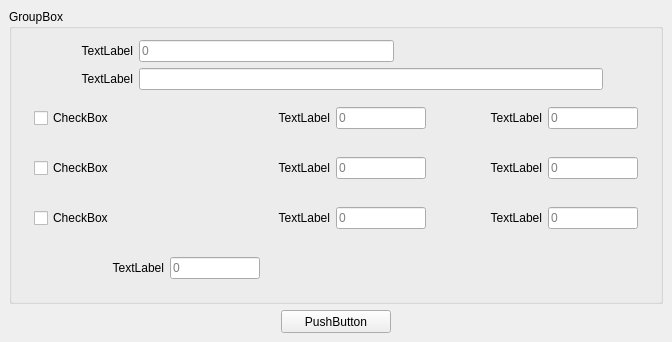
<?xml version="1.0" encoding="UTF-8"?>
<ui version="4.0">
 <class>ACAutomaticSetting</class>
 <widget class="QWidget" name="ACAutomaticSetting">
  <property name="geometry">
   <rect>
    <x>0</x>
    <y>0</y>
    <width>660</width>
    <height>306</height>
   </rect>
  </property>
  <property name="windowTitle">
   <string>ACAutomaticSetting</string>
  </property>
  <layout class="QHBoxLayout" name="horizontalLayout">
   <property name="spacing">
    <number>0</number>
   </property>
   <property name="leftMargin">
    <number>0</number>
   </property>
   <property name="topMargin">
    <number>0</number>
   </property>
   <property name="rightMargin">
    <number>0</number>
   </property>
   <property name="bottomMargin">
    <number>0</number>
   </property>
   <item>
    <widget class="QWidget" name="backgroundWidget" native="true">
     <layout class="QVBoxLayout" name="verticalLayout_2">
      <property name="leftMargin">
       <number>9</number>
      </property>
      <property name="topMargin">
       <number>9</number>
      </property>
      <property name="rightMargin">
       <number>9</number>
      </property>
      <property name="bottomMargin">
       <number>9</number>
      </property>
      <item>
       <widget class="QGroupBox" name="cmd3GroupSetting">
        <property name="title">
         <string>GroupBox</string>
        </property>
        <layout class="QVBoxLayout" name="verticalLayout">
         <item>
          <widget class="QWidget" name="widget" native="true">
           <layout class="QHBoxLayout" name="horizontalLayout_4">
            <property name="leftMargin">
             <number>0</number>
            </property>
            <property name="topMargin">
             <number>0</number>
            </property>
            <property name="rightMargin">
             <number>0</number>
            </property>
            <property name="bottomMargin">
             <number>0</number>
            </property>
            <item>
             <widget class="QLabel" name="passlotText">
              <property name="minimumSize">
               <size>
                <width>110</width>
                <height>0</height>
               </size>
              </property>
              <property name="text">
               <string>TextLabel</string>
              </property>
              <property name="alignment">
               <set>Qt::AlignRight|Qt::AlignTrailing|Qt::AlignVCenter</set>
              </property>
             </widget>
            </item>
            <item>
             <widget class="QLineEdit" name="passlotEdit">
              <property name="placeholderText">
               <string>0</string>
              </property>
             </widget>
            </item>
            <item>
             <spacer name="horizontalSpacer_4">
              <property name="orientation">
               <enum>Qt::Horizontal</enum>
              </property>
              <property name="sizeHint" stdset="0">
               <size>
                <width>40</width>
                <height>20</height>
               </size>
              </property>
             </spacer>
            </item>
           </layout>
          </widget>
         </item>
         <item>
          <widget class="QWidget" name="widget_4" native="true">
           <layout class="QHBoxLayout" name="horizontalLayout_2">
            <property name="leftMargin">
             <number>0</number>
            </property>
            <property name="topMargin">
             <number>0</number>
            </property>
            <property name="rightMargin">
             <number>0</number>
            </property>
            <property name="bottomMargin">
             <number>0</number>
            </property>
            <item>
             <widget class="QLabel" name="tskPathText">
              <property name="minimumSize">
               <size>
                <width>110</width>
                <height>0</height>
               </size>
              </property>
              <property name="text">
               <string>TextLabel</string>
              </property>
              <property name="alignment">
               <set>Qt::AlignRight|Qt::AlignTrailing|Qt::AlignVCenter</set>
              </property>
             </widget>
            </item>
            <item>
             <widget class="QLineEdit" name="tskPathEdit"/>
            </item>
            <item>
             <widget class="QPushButton" name="tskPathButton">
              <property name="text">
               <string/>
              </property>
              <property name="autoDefault">
               <bool>true</bool>
              </property>
              <property name="flat">
               <bool>true</bool>
              </property>
             </widget>
            </item>
           </layout>
          </widget>
         </item>
         <item>
          <widget class="QWidget" name="widget_2" native="true">
           <layout class="QHBoxLayout" name="horizontalLayout_5">
            <item>
             <widget class="QCheckBox" name="supplyStartPosCheck">
              <property name="minimumSize">
               <size>
                <width>180</width>
                <height>0</height>
               </size>
              </property>
              <property name="text">
               <string>CheckBox</string>
              </property>
             </widget>
            </item>
            <item>
             <widget class="QLabel" name="supplyXPosText">
              <property name="minimumSize">
               <size>
                <width>110</width>
                <height>0</height>
               </size>
              </property>
              <property name="text">
               <string>TextLabel</string>
              </property>
              <property name="alignment">
               <set>Qt::AlignRight|Qt::AlignTrailing|Qt::AlignVCenter</set>
              </property>
             </widget>
            </item>
            <item>
             <widget class="QLineEdit" name="supplyXPosEdit">
              <property name="minimumSize">
               <size>
                <width>90</width>
                <height>0</height>
               </size>
              </property>
              <property name="maximumSize">
               <size>
                <width>90</width>
                <height>16777215</height>
               </size>
              </property>
              <property name="placeholderText">
               <string>0</string>
              </property>
             </widget>
            </item>
            <item>
             <widget class="QLabel" name="supplyYPosText">
              <property name="minimumSize">
               <size>
                <width>110</width>
                <height>0</height>
               </size>
              </property>
              <property name="text">
               <string>TextLabel</string>
              </property>
              <property name="alignment">
               <set>Qt::AlignRight|Qt::AlignTrailing|Qt::AlignVCenter</set>
              </property>
             </widget>
            </item>
            <item>
             <widget class="QLineEdit" name="supplyYPosEdit">
              <property name="minimumSize">
               <size>
                <width>90</width>
                <height>0</height>
               </size>
              </property>
              <property name="maximumSize">
               <size>
                <width>90</width>
                <height>16777215</height>
               </size>
              </property>
              <property name="placeholderText">
               <string>0</string>
              </property>
             </widget>
            </item>
           </layout>
          </widget>
         </item>
         <item>
          <widget class="QWidget" name="widget_3" native="true">
           <layout class="QHBoxLayout" name="horizontalLayout_6">
            <item>
             <widget class="QCheckBox" name="okStartPosCheck">
              <property name="minimumSize">
               <size>
                <width>180</width>
                <height>0</height>
               </size>
              </property>
              <property name="text">
               <string>CheckBox</string>
              </property>
             </widget>
            </item>
            <item>
             <widget class="QLabel" name="okXPosText">
              <property name="minimumSize">
               <size>
                <width>110</width>
                <height>0</height>
               </size>
              </property>
              <property name="text">
               <string>TextLabel</string>
              </property>
              <property name="alignment">
               <set>Qt::AlignRight|Qt::AlignTrailing|Qt::AlignVCenter</set>
              </property>
             </widget>
            </item>
            <item>
             <widget class="QLineEdit" name="okXPosEdit">
              <property name="minimumSize">
               <size>
                <width>90</width>
                <height>0</height>
               </size>
              </property>
              <property name="maximumSize">
               <size>
                <width>90</width>
                <height>16777215</height>
               </size>
              </property>
              <property name="placeholderText">
               <string>0</string>
              </property>
             </widget>
            </item>
            <item>
             <widget class="QLabel" name="okYPosText">
              <property name="minimumSize">
               <size>
                <width>110</width>
                <height>0</height>
               </size>
              </property>
              <property name="text">
               <string>TextLabel</string>
              </property>
              <property name="alignment">
               <set>Qt::AlignRight|Qt::AlignTrailing|Qt::AlignVCenter</set>
              </property>
             </widget>
            </item>
            <item>
             <widget class="QLineEdit" name="okYPosEdit">
              <property name="minimumSize">
               <size>
                <width>90</width>
                <height>0</height>
               </size>
              </property>
              <property name="maximumSize">
               <size>
                <width>90</width>
                <height>16777215</height>
               </size>
              </property>
              <property name="placeholderText">
               <string>0</string>
              </property>
             </widget>
            </item>
           </layout>
          </widget>
         </item>
         <item>
          <widget class="QWidget" name="widget_5" native="true">
           <layout class="QHBoxLayout" name="horizontalLayout_7">
            <item>
             <widget class="QCheckBox" name="ngStartPosCheck">
              <property name="minimumSize">
               <size>
                <width>180</width>
                <height>0</height>
               </size>
              </property>
              <property name="text">
               <string>CheckBox</string>
              </property>
             </widget>
            </item>
            <item>
             <widget class="QLabel" name="ngXPosText">
              <property name="minimumSize">
               <size>
                <width>110</width>
                <height>0</height>
               </size>
              </property>
              <property name="text">
               <string>TextLabel</string>
              </property>
              <property name="alignment">
               <set>Qt::AlignRight|Qt::AlignTrailing|Qt::AlignVCenter</set>
              </property>
             </widget>
            </item>
            <item>
             <widget class="QLineEdit" name="ngXPosEdit">
              <property name="minimumSize">
               <size>
                <width>90</width>
                <height>0</height>
               </size>
              </property>
              <property name="maximumSize">
               <size>
                <width>90</width>
                <height>16777215</height>
               </size>
              </property>
              <property name="placeholderText">
               <string>0</string>
              </property>
             </widget>
            </item>
            <item>
             <widget class="QLabel" name="ngYPosText">
              <property name="minimumSize">
               <size>
                <width>110</width>
                <height>0</height>
               </size>
              </property>
              <property name="text">
               <string>TextLabel</string>
              </property>
              <property name="alignment">
               <set>Qt::AlignRight|Qt::AlignTrailing|Qt::AlignVCenter</set>
              </property>
             </widget>
            </item>
            <item>
             <widget class="QLineEdit" name="ngYPosEdit">
              <property name="minimumSize">
               <size>
                <width>90</width>
                <height>0</height>
               </size>
              </property>
              <property name="maximumSize">
               <size>
                <width>90</width>
                <height>16777215</height>
               </size>
              </property>
              <property name="placeholderText">
               <string>0</string>
              </property>
             </widget>
            </item>
           </layout>
          </widget>
         </item>
         <item>
          <widget class="QWidget" name="widget_6" native="true">
           <layout class="QHBoxLayout" name="horizontalLayout_8">
            <item>
             <widget class="QLabel" name="realStartPosText">
              <property name="minimumSize">
               <size>
                <width>130</width>
                <height>0</height>
               </size>
              </property>
              <property name="text">
               <string>TextLabel</string>
              </property>
              <property name="alignment">
               <set>Qt::AlignRight|Qt::AlignTrailing|Qt::AlignVCenter</set>
              </property>
             </widget>
            </item>
            <item>
             <widget class="QLineEdit" name="realStartPosEdit">
              <property name="minimumSize">
               <size>
                <width>90</width>
                <height>0</height>
               </size>
              </property>
              <property name="maximumSize">
               <size>
                <width>90</width>
                <height>16777215</height>
               </size>
              </property>
              <property name="placeholderText">
               <string>0</string>
              </property>
             </widget>
            </item>
            <item>
             <spacer name="horizontalSpacer">
              <property name="orientation">
               <enum>Qt::Horizontal</enum>
              </property>
              <property name="sizeHint" stdset="0">
               <size>
                <width>40</width>
                <height>20</height>
               </size>
              </property>
             </spacer>
            </item>
           </layout>
          </widget>
         </item>
        </layout>
       </widget>
      </item>
      <item>
       <layout class="QHBoxLayout" name="horizontalLayout_3">
        <property name="spacing">
         <number>15</number>
        </property>
        <item>
         <spacer name="horizontalSpacer_2">
          <property name="orientation">
           <enum>Qt::Horizontal</enum>
          </property>
          <property name="sizeHint" stdset="0">
           <size>
            <width>40</width>
            <height>20</height>
           </size>
          </property>
         </spacer>
        </item>
        <item>
         <widget class="QPushButton" name="loadButton">
          <property name="minimumSize">
           <size>
            <width>110</width>
            <height>23</height>
           </size>
          </property>
          <property name="maximumSize">
           <size>
            <width>110</width>
            <height>23</height>
           </size>
          </property>
          <property name="text">
           <string>PushButton</string>
          </property>
         </widget>
        </item>
        <item>
         <spacer name="horizontalSpacer_3">
          <property name="orientation">
           <enum>Qt::Horizontal</enum>
          </property>
          <property name="sizeHint" stdset="0">
           <size>
            <width>40</width>
            <height>20</height>
           </size>
          </property>
         </spacer>
        </item>
       </layout>
      </item>
     </layout>
    </widget>
   </item>
  </layout>
 </widget>
 <layoutdefault spacing="6" margin="11"/>
 <resources/>
 <connections/>
</ui>
